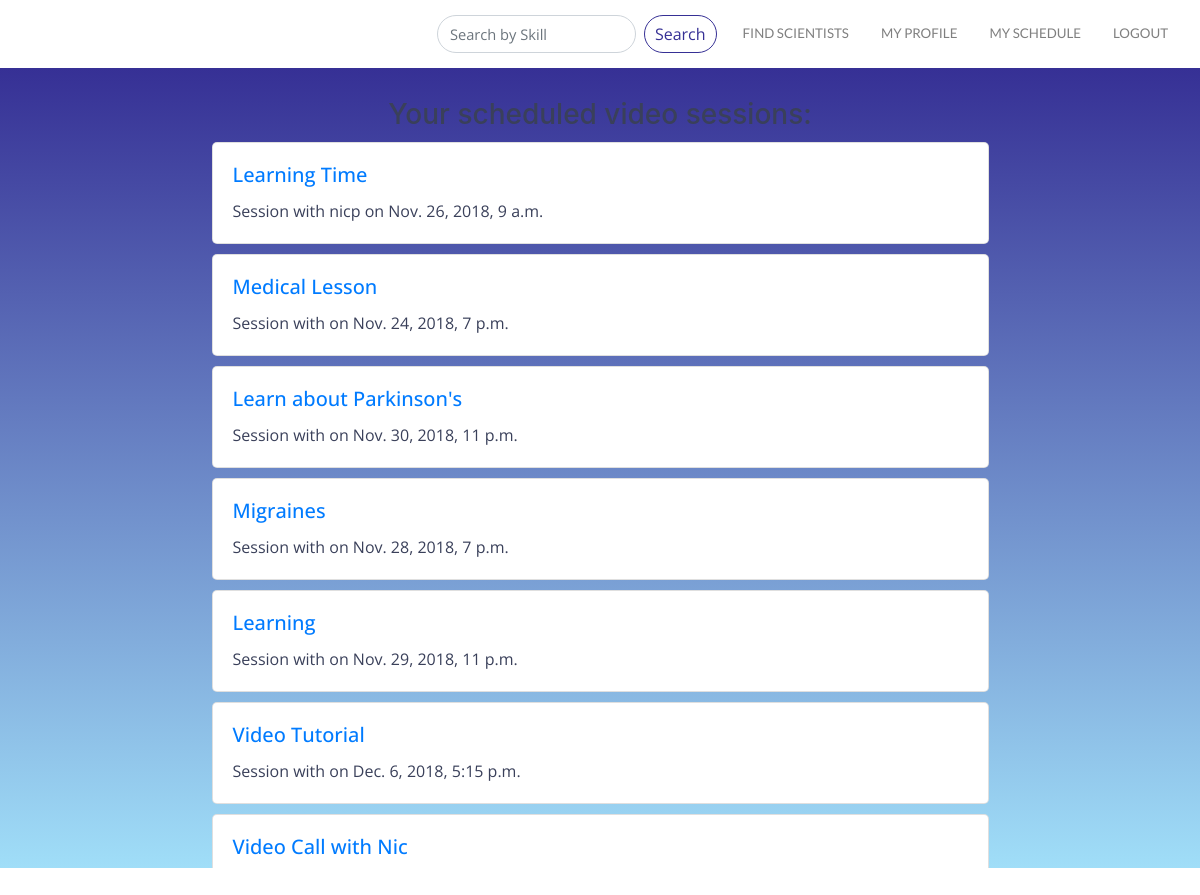
Screenshot of /booking/ (signed in) with the database file from the repository.
### booking/models.py (models this page shows, shortened)
class Booking(models.Model):
    user = models.ForeignKey(CustomUser, null=True, default='', on_delete=models.CASCADE)
    expert = models.ForeignKey(CustomUser, null=True, default='',on_delete=models.CASCADE, related_name='bookings')
    title = models.CharField(max_length=200, default='e.g. Advice on statistics', null=True)
    start_time = models.DateTimeField('Start time', null=True)
    end_time = models.DateTimeField('End time', null=True)
    notes = models.TextField('Notes', blank=True, null=True)
    is_confirmed = models.BooleanField(blank=True, default=False)
    is_tutorial = models.BooleanField(blank=True, default=False)
    description = models.TextField('Description', blank=True, null=True)
    class Meta:
        verbose_name = 'Booking'
        verbose_name_plural = 'Bookings'

### users/models.py (models this page shows)
class CustomUser(AbstractUser):
    objects = CustomUserManager()
    position = models.CharField(max_length =10000, null=True, default='', blank=True)
    bio = models.CharField(max_length =10000, null=True, default='', blank=True)
    skills = TaggableManager(help_text="A comma-separated list of tags.")
    image = models.ImageField(upload_to="profile_image", blank=True)
    website = models.CharField(max_length=10000, null=True, default='', blank=True)
    skill_area1_title = models.CharField(max_length =10000, null=True, default='', blank=True)
    skill_area1 = models.CharField(max_length =10000, null=True, default='', blank=True)
    skill_area2_title = models.CharField(max_length =10000, null=True, default='', blank=True)
    skill_area2 = models.CharField(max_length =10000, null=True, default='', blank=True)
    skill_area3_title = models.CharField(max_length =10000, null=True, default='', blank=True)
    skill_area3 = models.CharField(max_length =10000, null=True, default='', blank=True)
    skill_area4_title = models.CharField(max_length =10000, null=True, default='', blank=True)
    skill_area4 = models.CharField(max_length =10000, null=True, default='', blank=True)
    skill_area5_title = models.CharField(max_length =10000, null=True, default='', blank=True)
    skill_area5 = models.CharField(max_length =10000, null=True, default='', blank=True)
    software_hardware = models.CharField(max_length =10000, null=True, default='', blank=True)
    software_hardware_intermediate = models.CharField(max_length =10000, null=True, default='', blank=True)
    availability = models.CharField(max_length=10000, null=True, default='', blank=True)
    rate = models.CharField(max_length= 10000, null=True, default='', blank=True)
    expert = models.BooleanField(blank=True, default=False)
    gives_tutorials = models.BooleanField(blank=True, default=False)
    tutorial_area = models.CharField(max_length =10000, null=True, default='', blank=True)
    wants_expert = models.BooleanField(blank=True, default=False)
    needs_help_with = models.CharField(max_length =10000, null=True, default='', blank=True)
    profile_under_review = models.BooleanField(blank=True, default=False)
    profile_approved = models.BooleanField(blank=True, default=False)

### booking/views.py (the view)
# urls.py: path('booking/', views.BookingListView.as_view(), name="booking_list"),
class BookingListView(ListView):
    model = Booking
    context_object_name = 'booking_list'
    template = 'templates/booking_list.html'
    def get_queryset(self):
        bookings = Booking.objects.filter(user=self.request.user)
        return bookings

### booking/templates/booking/booking_list.html
{% extends 'layout.html' %}
{% load static %}
{% block content %}
<div class="container-fluid booking">
<div class='container booking_list'>
{% if user.bookings.all or user.booking_set.all %}
<div class="container" id="booking_form_text"><h3>Your scheduled video sessions:</h3></div>
{% for booking in user.bookings.all %}
    <div class="container card booking_list">
        <h5 class="card-title"><a href="{% url 'booking:booking_detail' pk=booking.pk %}">{{ booking.title }}</a></h5>
        <p class="card-text">Session with {{ booking.user }} on {{booking.start_time}}</p>
    </div>
{% endfor %}
{% for booking in user.booking_set.all %}
       <div class="container card booking_list">
        <h5 class="card-title"><a href="{% url 'booking:booking_detail' pk=booking.pk %}">{{ booking.title }}</a></h5>
        <p class="card-text">Session with {{ booking.user }} on {{booking.start_time}}</p>
    </div>
{% endfor %}
</div>
{% else %}
<div class="container" id="booking_form_text"><h3>You have no scheduled video sessions.</h3></div>
{% endif %}
    </div>
{% endblock %}

### static/css/layout.css (style rules this page uses)
a { color: #6e75a8; }
body { background-image: url(scipertise_background_dark.jpg); background-size: cover; background-repeat:no-repeat; }
div.container.card { display: flex; padding: 20px; border-radius: 5px; margin: 20px auto; }
div.container.card.booking_list { width: 70%; margin: 10 auto; }
h5.card-title { font-family: 'Open Sans', sans-serif; }
p.card-text { font-family: 'Open Sans', sans-serif; }
div.container-fluid.booking { background-color:#363095; background-image: linear-gradient(to bottom, #363095, #a0def8); height: 100%; margin: 0 auto; overflow-y:scroll; color: #3a405a; }
div#booking_form_text.container { text-align: center; padding: 30px 10px 0px 10px; }

### rows the page displays
Booking: title "Learning Time", user "nicp", start_time "Nov. 26, 2018, 9 a.m."
Booking: title "Medical Lesson", start_time "Nov. 24, 2018, 7 p.m."
Booking: title "Learn about Parkinson's", start_time "Nov. 30, 2018, 11 p.m."
Booking: title "Migraines", start_time "Nov. 28, 2018, 7 p.m."
Booking: title "Learning", start_time "Nov. 29, 2018, 11 p.m."
Booking: title "Video Tutorial", start_time "Dec. 6, 2018, 5:15 p.m."
Booking: title "Video Call with Nic"
